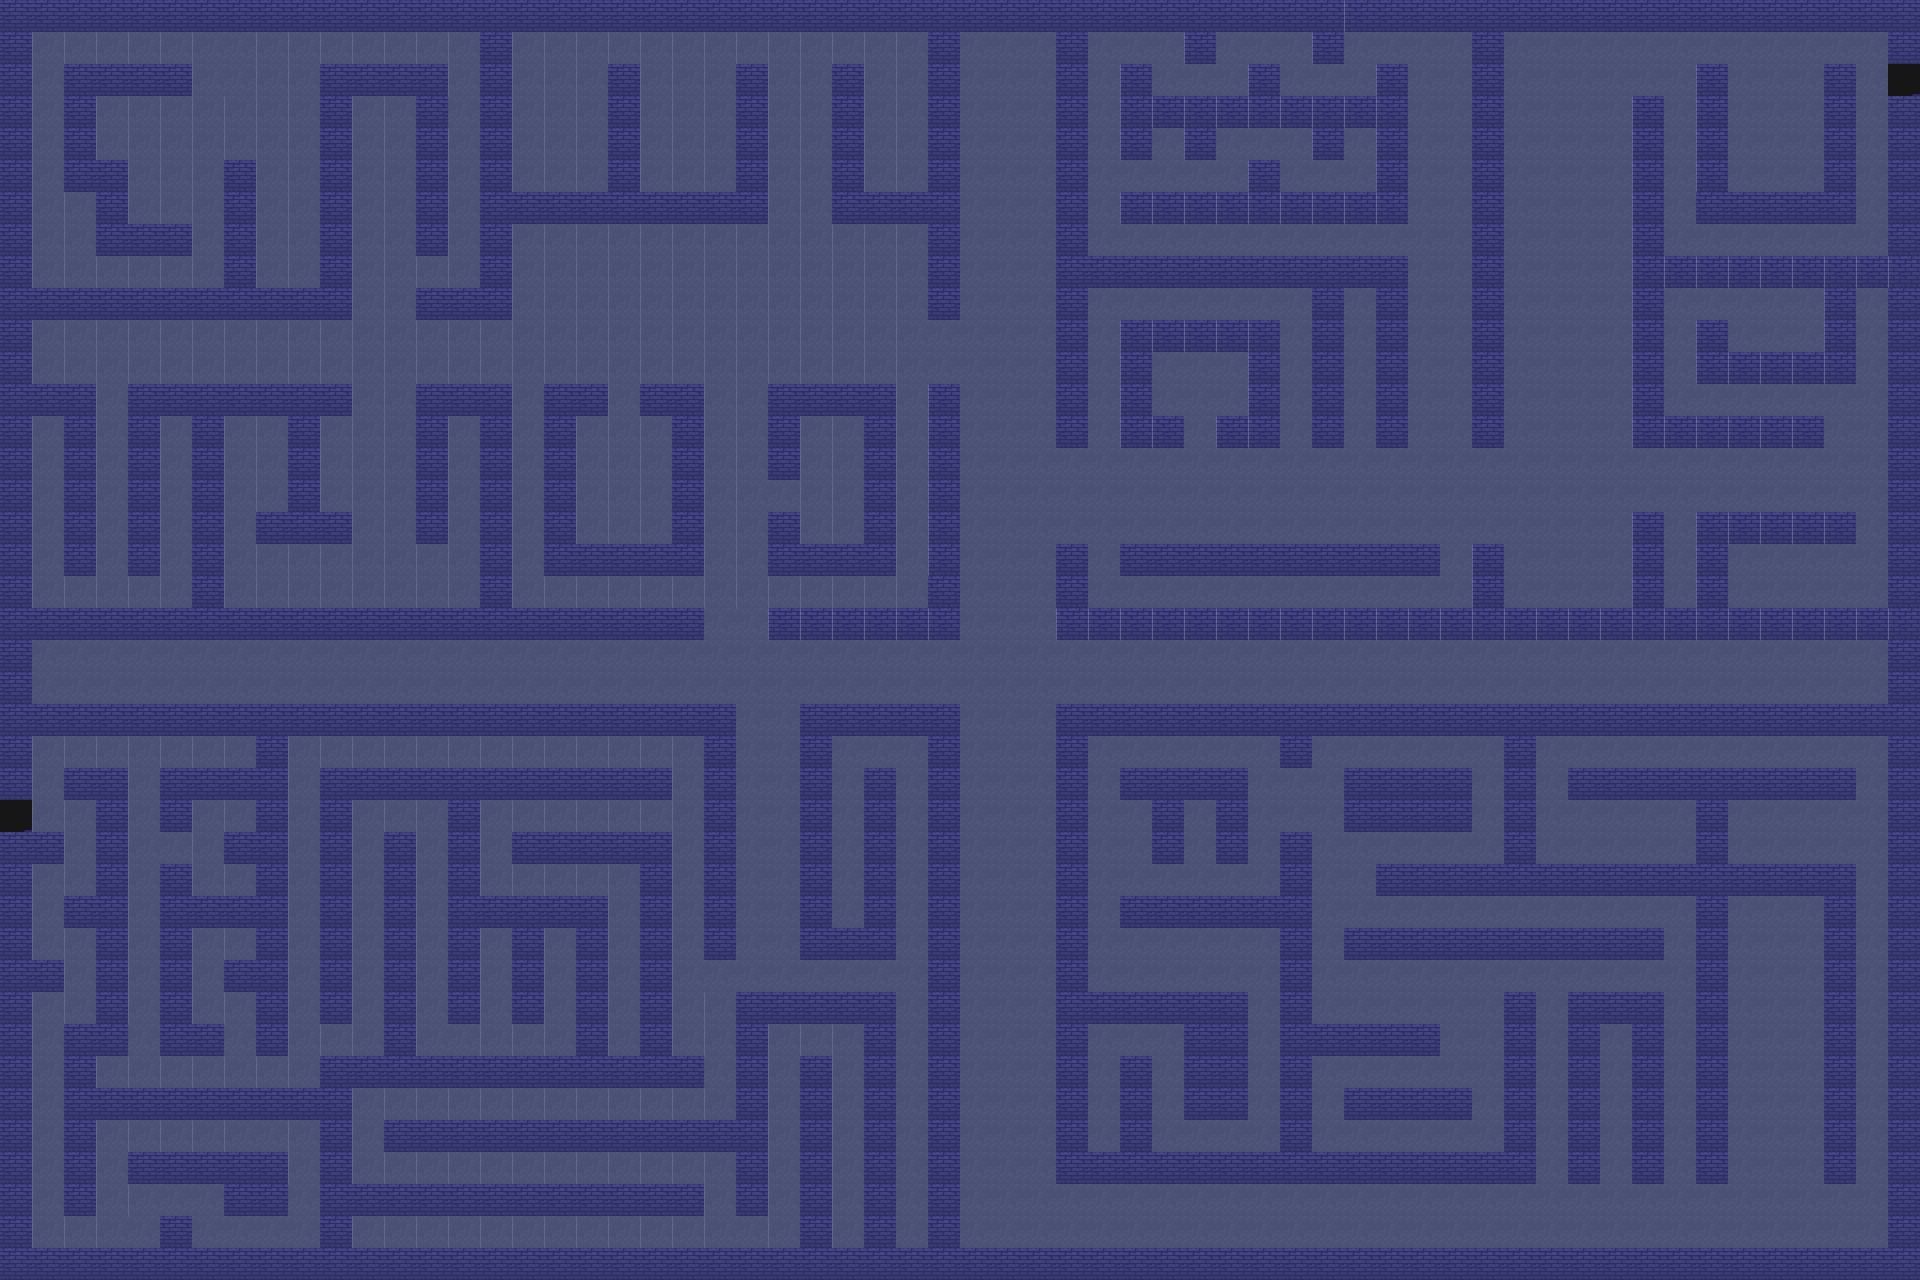

The image is a tile-based game level rendered from a .tmx file. Its description and source (layers, tilesets, objects; grid data summarised) follow:
An orthogonal 60x40 tile map with 32x32 px tiles, 2 tile layers (Tile Layer 1, Tile Layer 2).

<map version="1.10" tiledversion="1.11.0" orientation="orthogonal" renderorder="right-down" width="60" height="40" tilewidth="32" tileheight="32" infinite="0" nextlayerid="4" nextobjectid="1">
 <tileset firstgid="1" source="sewer_tileset.tsx" />
 <layer id="1" name="Tile Layer 1" width="60" height="40">
  <data>[2400 cells, 2400 non-empty, 3 distinct tile ids]</data>
 </layer>
 <layer id="3" name="Tile Layer 2" width="60" height="40">
  <data>[2400 cells, 994 non-empty, 2 distinct tile ids]</data>
 </layer>
</map>
